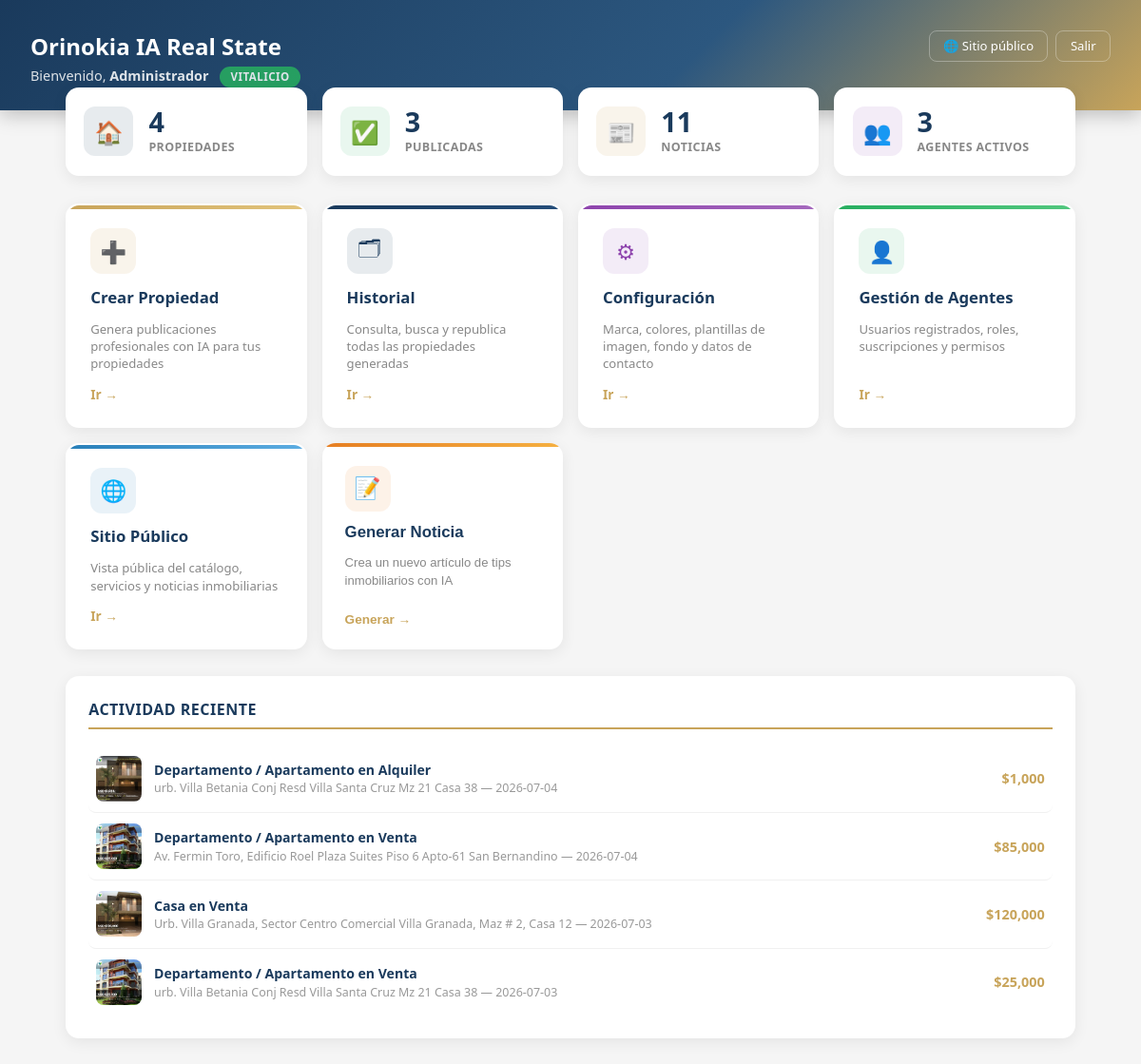
/panel (signed in), run on the app's committed database.
### tables this page shows
CREATE TABLE agentes (
                id INTEGER PRIMARY KEY AUTOINCREMENT,
                usuario TEXT UNIQUE NOT NULL,
                password_hash TEXT NOT NULL,
                nombre_completo TEXT,
                es_admin INTEGER DEFAULT 0,
                activo INTEGER DEFAULT 1,
                creado_en TEXT
            , plan TEXT DEFAULT 'prueba', suscripcion_inicio TEXT, suscripcion_fin TEXT);

CREATE TABLE propiedades (
                id INTEGER PRIMARY KEY AUTOINCREMENT,
                creado_en TEXT,
                tipo_propiedad TEXT,
                operacion TEXT,
                direccion TEXT,
                ciudad_estado TEXT,
                precio REAL,
                nombre_agente TEXT,
                portada TEXT,
                payload TEXT
            , publicado INTEGER DEFAULT 0);

### main.py (the view)
@app.get("/panel", response_class=HTMLResponse)
async def dashboard(request: Request):
    agente = obtener_usuario_actual(request)
    if not agente:
        return RedirectResponse(url="/login?siguiente=/panel", status_code=303)
    branding = get_branding()
    suscripcion = verificar_suscripcion(agente)
    if not suscripcion["activa"]:
        return templates.TemplateResponse(
            request=request,
            name="suscripcion_vencida.html",
            context={"branding": branding, "agente": agente, "suscripcion": suscripcion},
        )
    return templates.TemplateResponse(
        request=request,
        name="dashboard.html",
        context={
            "branding": branding,
            "agente": agente,
            "suscripcion": suscripcion,
            "metricas": obtener_metricas(),
        },
    )

### templates/dashboard.html (shortened to what this page needs)
<!DOCTYPE html>
<html lang="es">
<head>
  <link rel="stylesheet" href="/static/style.css" />
</head>
<body>
<div class="dash-header">
  <div class="dash-header-left">
    <h1>{{ branding.nombre_agencia }}</h1>
    <p>
      Bienvenido, <strong>{{ agente.nombre_completo or agente.usuario }}</strong>
      {% if suscripcion %}
      <span class="dash-badge-plan dash-badge-{{ suscripcion.plan }}">
        {{ suscripcion.plan | capitalize }}
      </span>
      {% endif %}
    </p>
  </div>
  <div class="dash-header-right">
    <a href="/">🌐 Sitio público</a>
    <a href="/logout">Salir</a>
  </div>
</div>
<div class="dash-container">
  <div class="metricas-grid">
    <div class="metrica-card">
      <div class="metrica-icon azul">🏠</div>
      <div>
        <div class="metrica-numero">{{ metricas.total_propiedades }}</div>
        <div class="metrica-label">Propiedades</div>
      </div>
    </div>
    <div class="metrica-card">
      <div class="metrica-icon verde">✅</div>
      <div>
        <div class="metrica-numero">{{ metricas.propiedades_publicadas }}</div>
        <div class="metrica-label">Publicadas</div>
      </div>
    </div>
    <div class="metrica-card">
      <div class="metrica-icon dorado">📰</div>
      <div>
        <div class="metrica-numero">{{ metricas.total_noticias }}</div>
        <div class="metrica-label">Noticias</div>
      </div>
    </div>
    {% if agente.es_admin %}
    <div class="metrica-card">
      <div class="metrica-icon morado">👥</div>
      <div>
        <div class="metrica-numero">{{ metricas.agentes_activos }}</div>
        <div class="metrica-label">Agentes activos</div>
      </div>
    </div>
    {% endif %}
  </div>
  <div class="accesos-grid">
    <a href="/panel/crear" class="acceso-card ac-crear">
      <div class="ac-icon">➕</div>
      <h3>Crear Propiedad</h3>
      <p>Genera publicaciones profesionales con IA para tus propiedades</p>
      <span class="ac-arrow">Ir →</span>
    </a>
    <a href="/historial" class="acceso-card ac-historial">
      <div class="ac-icon">🗂</div>
      <h3>Historial</h3>
      <p>Consulta, busca y republica todas las propiedades generadas</p>
      <span class="ac-arrow">Ir →</span>
    </a>
    <a href="/configuracion" class="acceso-card ac-config">
      <div class="ac-icon">⚙</div>
      <h3>Configuración</h3>
      <p>Marca, colores, plantillas de imagen, fondo y datos de contacto</p>
      <span class="ac-arrow">Ir →</span>
    </a>
    {% if agente.es_admin %}
    <a href="/panel/agentes" class="acceso-card ac-agentes">
      <div class="ac-icon">👤</div>
      <h3>Gestión de Agentes</h3>
      <p>Usuarios registrados, roles, suscripciones y permisos</p>
      <span class="ac-arrow">Ir →</span>
    </a>
    {% endif %}
    <a href="/" class="acceso-card ac-web" target="_blank">
      <div class="ac-icon">🌐</div>
      <h3>Sitio Público</h3>
      <p>Vista pública del catálogo, servicios y noticias inmobiliarias</p>
      <span class="ac-arrow">Ir →</span>
    </a>
    <form action="/panel/generar-noticia" method="post" style="display:contents;" onsubmit="return confirm('¿Generar una noticia/tip ahora?')">
      <button type="submit" class="acceso-card ac-noticias" style="border:none; text-align:left; cursor:pointer;">
        <div class="ac-icon">📝</div>
        <h3>Generar Noticia</h3>
        <p>Crea un nuevo artículo de tips inmobiliarios con IA</p>
        <span class="ac-arrow">Generar →</span>
      </button>
    </form>
  </div>
  <div class="actividad-card">
    <h2>Actividad reciente</h2>
    {% if metricas.recientes %}
      {% for p in metricas.recientes %}
      <a href="/historial/{{ p.id }}" class="actividad-item">
        {% if p.portada %}
          <img src="{{ p.portada }}" alt="" class="actividad-thumb" />
        {% else %}
          <div class="actividad-thumb-empty">🏠</div>
        {% endif %}
        <div class="actividad-info">
          <div class="actividad-titulo">{{ p.tipo_propiedad }} en {{ p.operacion }}</div>
          <div class="actividad-sub">{{ p.direccion }} — {{ p.creado_en[:10] if p.creado_en else '' }}</div>
        </div>
        <div class="actividad-precio">${{ "{:,.0f}".format(p.precio) if p.precio else '—' }}</div>
      </a>
      {% endfor %}
    {% else %}
      <div class="actividad-vacia">No hay propiedades generadas aún. ¡Crea tu primera publicación!</div>
    {% endif %}
  </div>
</div>
</body>
</html>

### static/style.css (style rules this page uses)
* { box-sizing: border-box; margin: 0; padding: 0; }
html { scroll-behavior: smooth; }
:root { --azul: #1a3a5c; --azul-medio: #254e7a; --dorado: #c8a45a; --dorado-claro: #e2c47c; --gris-claro: #f5f5f5; --gris: #e0e0e0; --texto: #2d2d2d; --blanco: #ffffff; }
body { font-family: 'Segoe UI', Tahoma, Geneva, Verdana, sans-serif; background: var(--gris-claro); color: var(--texto); min-height: 100vh; }

### data on the page
agentes: nombre_completo "Administrador"
propiedades: portada (picture), tipo_propiedad "Departamento / Apartamento", operacion "Alquiler", direccion "urb. Villa Betania Conj Resd Villa Santa Cruz Mz 21 Casa 38", creado_en "2026-07-04", precio "1,000"
propiedades: portada (picture), tipo_propiedad "Departamento / Apartamento", operacion "Venta", direccion "Av. Fermin Toro, Edificio Roel Plaza Suites Piso 6 Apto-61 San Bernandino", creado_en "2026-07-04", precio "85,000"
propiedades: portada (picture), tipo_propiedad "Casa", operacion "Venta", direccion "Urb. Villa Granada, Sector Centro Comercial Villa Granada, Maz # 2, Casa 12", creado_en "2026-07-03", precio "120,000"
propiedades: portada (picture), tipo_propiedad "Departamento / Apartamento", operacion "Venta", direccion "urb. Villa Betania Conj Resd Villa Santa Cruz Mz 21 Casa 38", creado_en "2026-07-03", precio "25,000"

### other printed values
{{ branding.nombre_agencia }} "Orinokia IA Real State"
{{ suscripcion.plan | capitalize }} "VITALICIO"
{{ metricas.total_propiedades }} "4"
{{ metricas.propiedades_publicadas }} "3"
{{ metricas.total_noticias }} "11"
{{ metricas.agentes_activos }} "3"
